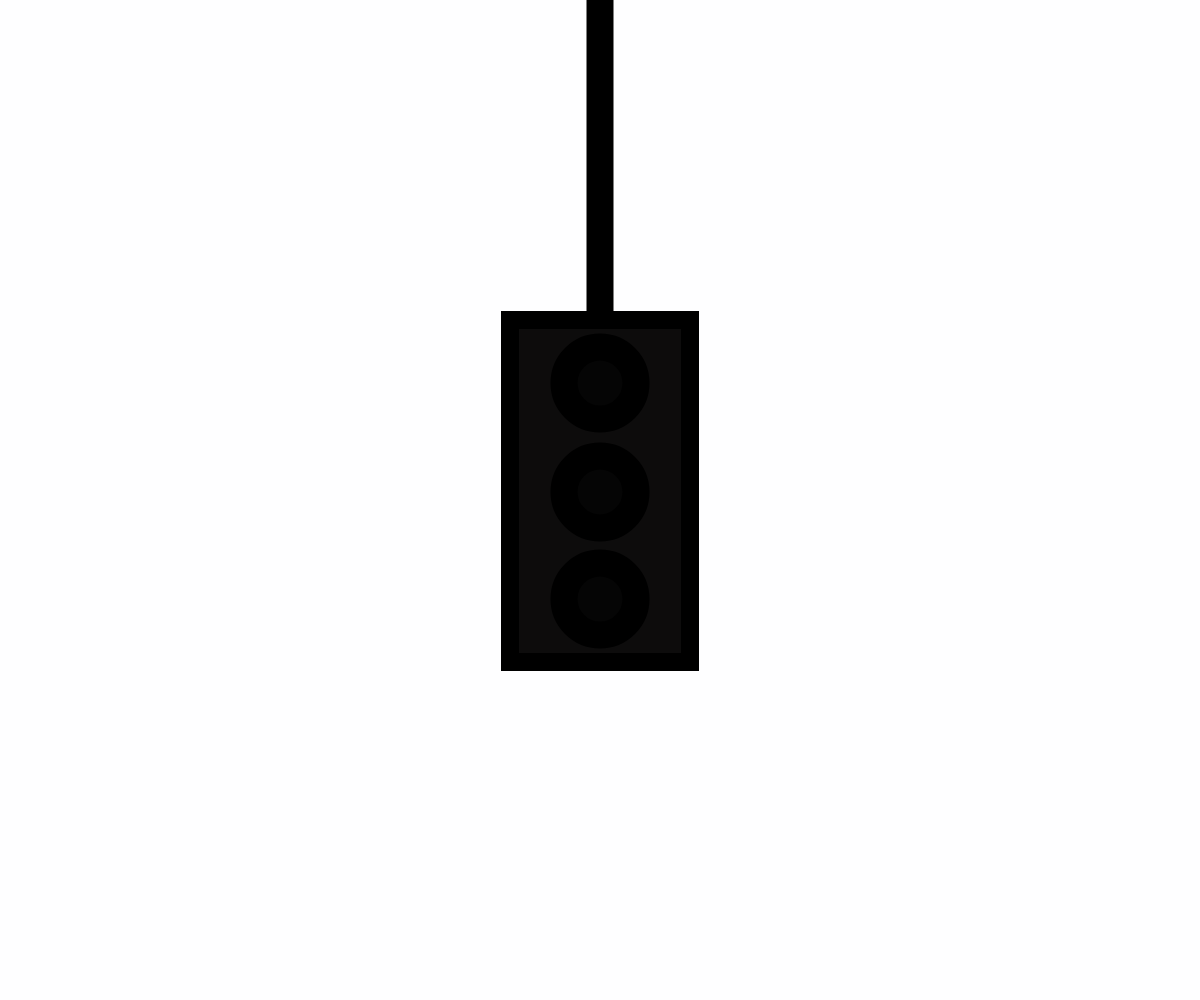
Frame 1 (no input)
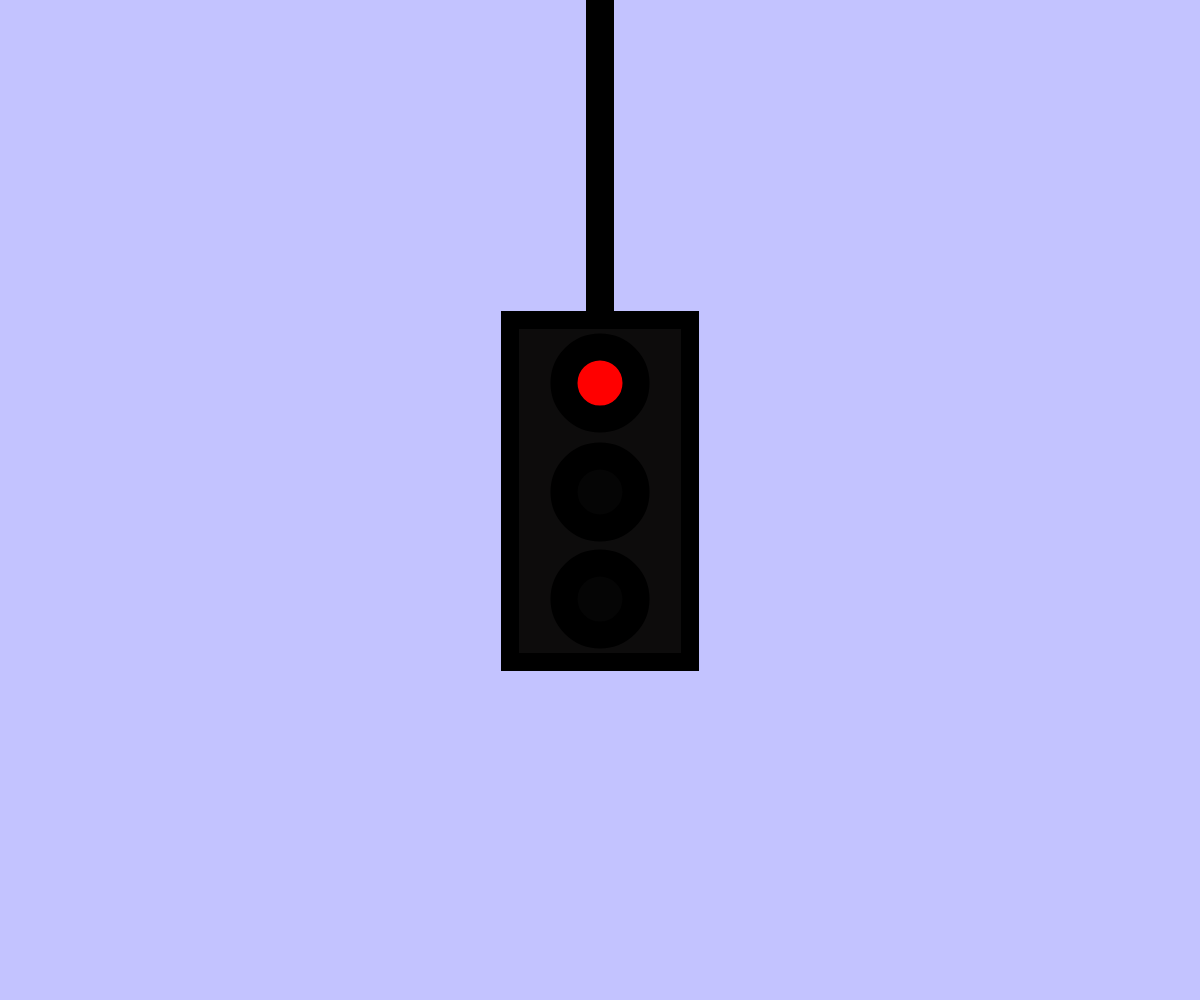
Frame 60 (no input)
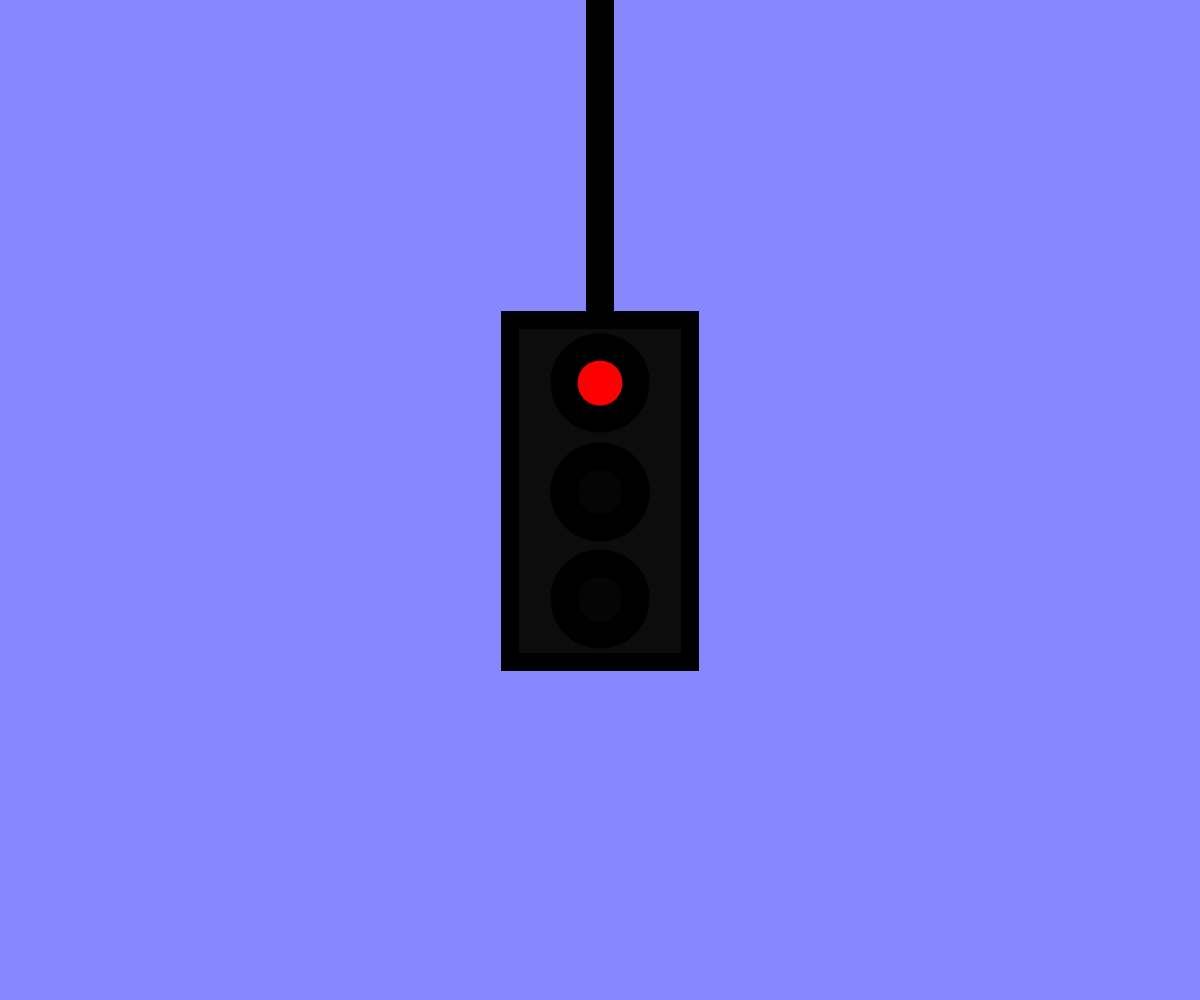
Frame 120 (the mouse pressed at the canvas centre since frame 60)

The p5.js sketch that drew these frames (run headless with seeded random() and noise() and a simulated clock; from frame 60 on, the mouse is pressed at the canvas centre):

// p5.js sketch
// ── sketch.js

//Iniciamos o nosso tempo valendo 0, para posteriormente usarmos em nossos métodos
var tempo = 0;
var semafaro1;

function setup(){
  createCanvas(windowWidth, windowHeight);  

//Parte da Criação dos objetos, onde criamos o nosso Semáfaro, inicialmente desligado.
  semafaro1 = new Semafaro(false,false,false);
}



//Essa função draw é a função especial da biblioteca
function draw() {
     background(0, 0, 255, 1);
     frameRate(50); // Definimos a velocidade  constante da animação por segundo.
     semafaro1.render(); 
     semafaro1.ligar(); //Ligamos o nosso semafaro.
     tempo++; //E devido a essa função especial e ao ++, o tempo vai aumentando em +1.
}



  // Criamos o projeto do que seria um Semáfaro, onde guardaremos as cores vindo como true/false
  function Semafaro(vermelho, laranja, verde){
       this.vermelho = vermelho;
       this.laranja = laranja;
       this.verde = verde;
       
       
       
      //Aqui criamos o método para inicialmente desenhar nosso Semáfaro
         this.render = function() {
              
              //Declaramos um array para guardarmos as cores
              var cores = []; 
              
               push();
               translate(width/2,height/2);
               scale(1.8); 
               
               
              //Se a cor vermelha vier como true, então guardamos a cor vermelha, se não guardaremos a cor de desligado, sendo ela preta.
              if(this.vermelho){
                  cores.push(255);
                  cores.push(0);
                  cores.push(0);
              }else{
                  cores.push(5);
                  cores.push(5);
                  cores.push(5);
              }
              
              //Se a cor verde vier como true, então guardamos a cor laranja, se não guardaremos a cor de desligado, sendo ela preta.
              if(this.laranja){
                  cores.push(237);
                  cores.push(76);
                  cores.push(7);  
              }else{
                  cores.push(5);
                  cores.push(5);
                  cores.push(5);
              }
          
          //Se a cor verde vier como true, então guardamos a cor verde, se não guardaremos a cor de desligado, sendo ela preta.
              if(this.verde){
                  cores.push(15);
                  cores.push(235);
                  cores.push(7);  
              }else{
                  cores.push(5);
                  cores.push(5);
                  cores.push(5);  
              }
              
              
              fill(13, 12, 12);
             
              strokeWeight(10);
              rect(-50,-100,100,190);
              
              strokeWeight(15);
              line(0, -400, 0, -105);
              
              //Essa parte é a parte onde colocamos as cores que foram adicionadas ao nosso array de cores
              fill(cores[6], cores[7], cores[8]);
              ellipse(0,55,40,40);
              
              
              fill(cores[3], cores[4], cores[5]);
              ellipse(0,-4.5,40,40);
              
              
              fill(cores[0], cores[1], cores[2]);
              ellipse(0,-65,40,40);
              
      }
      
      
      //Esse nosso método é para ligar o nosso Semáfaro
          this.ligar = function(){
              
               
              if(tempo > 0){                   
                  this.vermelho = true;
              }              
              
              if(tempo > 150){ 
                  this.vermelho = false;
                  this.laranja = true;
              }              
              
              if(tempo > 250){
                  this.laranja = false;
                  this.verde = true;
              }              
              
              if(tempo === 350){
                  this.desligar(); //Usamos o método interno para desligar nosso Semáfaro.
              }
              
      }
      
       //Aqui esta o nosso método para desligar o nosso Semáfaro
       this.desligar = function(){
              this.vermelho = false;
              this.laranja = false;   //Colocamos todas as cores como false.
              this.verde = false;
              
              tempo = 0; // E zeramos o nosso tempo.
      }

  }
